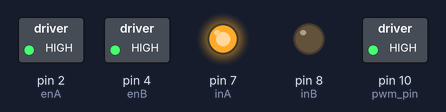
Simulated run of this sketch. Board: Arduino Uno, built with avr-gcc and run on an emulated ATmega328P. Shown: switched loads named in the sketch (green lamp = pin HIGH), output pins drawn as LEDs (lit = HIGH).

Above: at 0.1 s.
Timing chart, 0 to 1.6 s (numbered marks = the images above):
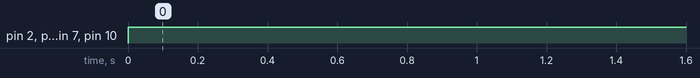

Measured:
- by itself, pin 2 (enA), pin 4 (enB), pin 7 (inA), pin 10 (pwm_pin): LOW → HIGH at 0.00 s

The sketch:

gearbox_motor.ino
```cpp
//Program to Run Robot Gearmotor
//Miran (4/16/14)

#include <PWM.h>

//initialize variable pins
  int inA = 7;  //digital output
  int inB = 8;  //digital output
  int pwm_pin = 10;    //pwm output
  int enA = 2;  //dig out
  int enB = 4;  //dig out

  //feedback variables
  float CS = 0;   //current sense feedback value
  int speed_duty = 0;    //duty speed

  //set PWM frequency??
  bool success = SetPinFrequency(pwm_pin, 2);    //sets pwm freq = 31250/2 = 15625 Hz. Note: This may affect delay(), and other pins

void setup(){
  //initialize dig pins (set direction)

  pinMode(inA, OUTPUT);
  pinMode(inB, OUTPUT);
  pinMode(pwm_pin, OUTPUT);
  pinMode(enA, OUTPUT);
  pinMode(enB, OUTPUT);

}
void loop(){

  //ccw rotation: inA = 0; inB = 1;
  //cw rotation: inA = 1; inB = 0;
  digitalWrite(inA, HIGH);
  digitalWrite(inB, LOW);
  digitalWrite(enA, HIGH);
  digitalWrite(enB, HIGH);

  //set motor speed (PWM)
  speed_duty = 255;    //set motor speed (b/t 0 and 255)
  analogWrite(pwm_pin, speed_duty);    //duty speed determines duty cyle/speed of motor

}
```
